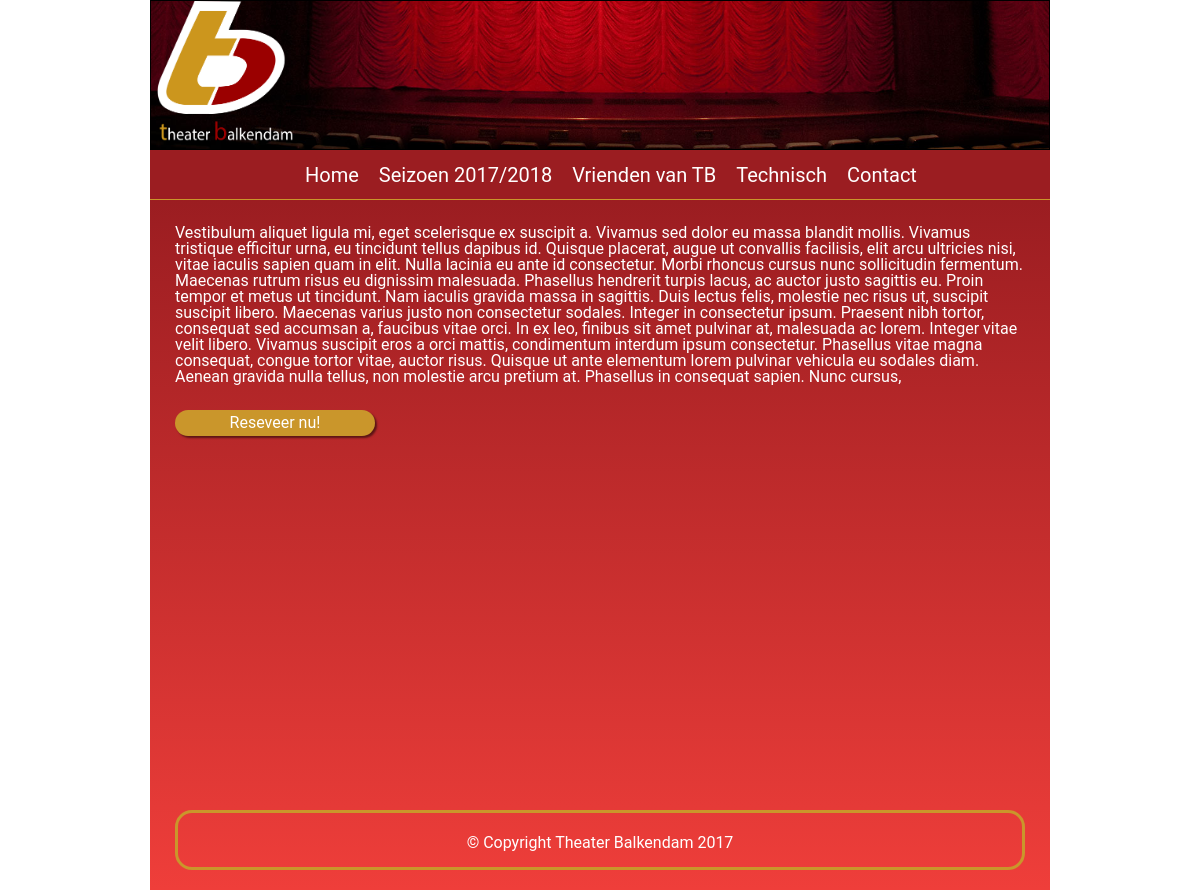
Page /Pages/reseveer.php on the earlier database version.
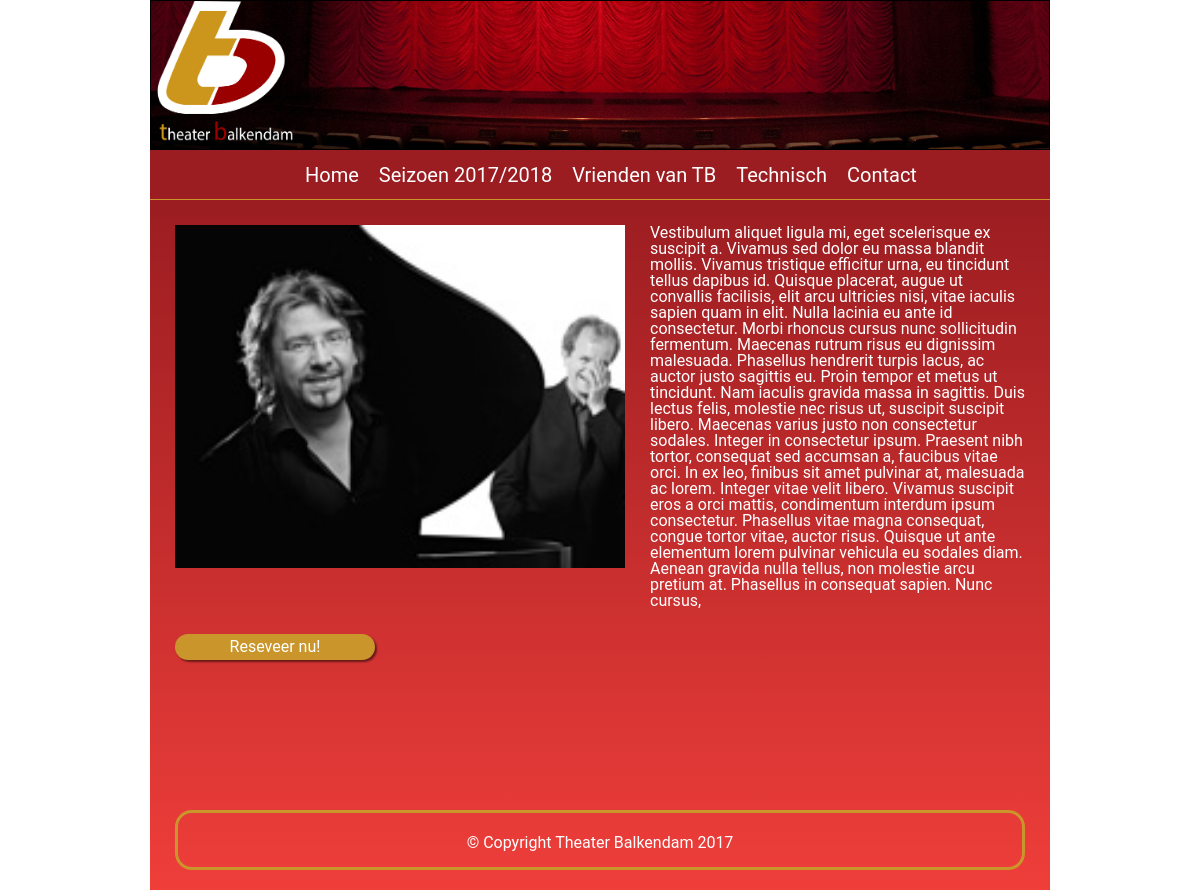
Same page on the later database version.
### tables this page shows
CREATE TABLE `seizoen_2017_2018` (
  `idseizoen_2017_2018` int(11) NOT NULL,
  `img` varchar(40) NOT NULL,
  `dag` varchar(20) NOT NULL,
  `datum` varchar(20) NOT NULL,
  `maand` varchar(20) NOT NULL,
  `naam` varchar(50) NOT NULL,
  `beschrijving` varchar(50) NOT NULL,
  `genre` varchar(15) NOT NULL,
  `jaar` int(11) NOT NULL,
  `soort` varchar(20) NOT NULL
);

### Pages/reseveer.php (the view, shortened to what this page needs)
<?php
    $id = $_GET["id"];
    $dir = "../Img/";
    $conn = new mysqli('localhost', 'root', 'root', 'theaterbalkendam');
    $query = "SELECT * FROM seizoen_2017_2018 WHERE idseizoen_2017_2018 = '$id';";
    $res = $conn->query($query);
    while($row = $res->fetch_assoc()) {
        $out .= "<img class=\"img\" src=\"" . $dir . $row['img'] . "\">";
    }
?>
<!doctype html>
<html lang=”nl”>
<head>
    <link rel="stylesheet" href="../Assets/StyleSheets/general.css">
    <link rel="stylesheet" href="../Assets/StyleSheets/reseveer.css">
</head>
<body>
<div class="container">
    <header class="header">
        <div class="banner">
            <img class="logo" src="../Img/logo.png" alt="logo">
        </div>
        <nav>
            <ul>
                <li><a href="../index.php" class="home">Home</a></li>
                <li><a href="seizoen.php">Seizoen 2017/2018</a></li>
                <li><a href="vrienden.php">Vrienden van TB</a></li>
                <li><a href="technisch.php">Technisch</a></li>
                <li><a href="contact.php">Contact</a></li>
            </ul>
        </nav>
    </header>
    <div class="main">
        <?php
            echo $out;
        ?>
        <p class="p">
            Vestibulum aliquet ligula mi, eget scelerisque ex suscipit a. Vivamus sed dolor eu massa blandit mollis. Vivamus tristique efficitur urna, eu tincidunt tellus dapibus id. Quisque placerat, augue ut convallis facilisis, elit arcu ultricies nisi, vitae iaculis sapien quam in elit. Nulla lacinia eu ante id consectetur. Morbi rhoncus cursus nunc sollicitudin fermentum. Maecenas rutrum risus eu dignissim malesuada. Phasellus hendrerit turpis lacus, ac auctor justo sagittis eu.
            Proin tempor et metus ut tincidunt. Nam iaculis gravida massa in sagittis. Duis lectus felis, molestie nec risus ut, suscipit suscipit libero. Maecenas varius justo non consectetur sodales. Integer in consectetur ipsum. Praesent nibh tortor, consequat sed accumsan a, faucibus vitae orci. In ex leo, finibus sit amet pulvinar at, malesuada ac lorem. Integer vitae velit libero. Vivamus suscipit eros a orci mattis, condimentum interdum ipsum consectetur. Phasellus vitae magna consequat, congue tortor vitae, auctor risus. Quisque ut ante elementum lorem pulvinar vehicula eu sodales diam. Aenean gravida nulla tellus, non molestie arcu pretium at. Phasellus in consequat sapien. Nunc cursus,
        </p>
        <a href="../index.php">Reseveer nu!</a>
    </div>
    <footer class="footer">© Copyright Theater Balkendam 2017</footer>
</div>
</body>
</html>

Differences in the rows shown:
added seizoen_2017_2018: img (picture)
